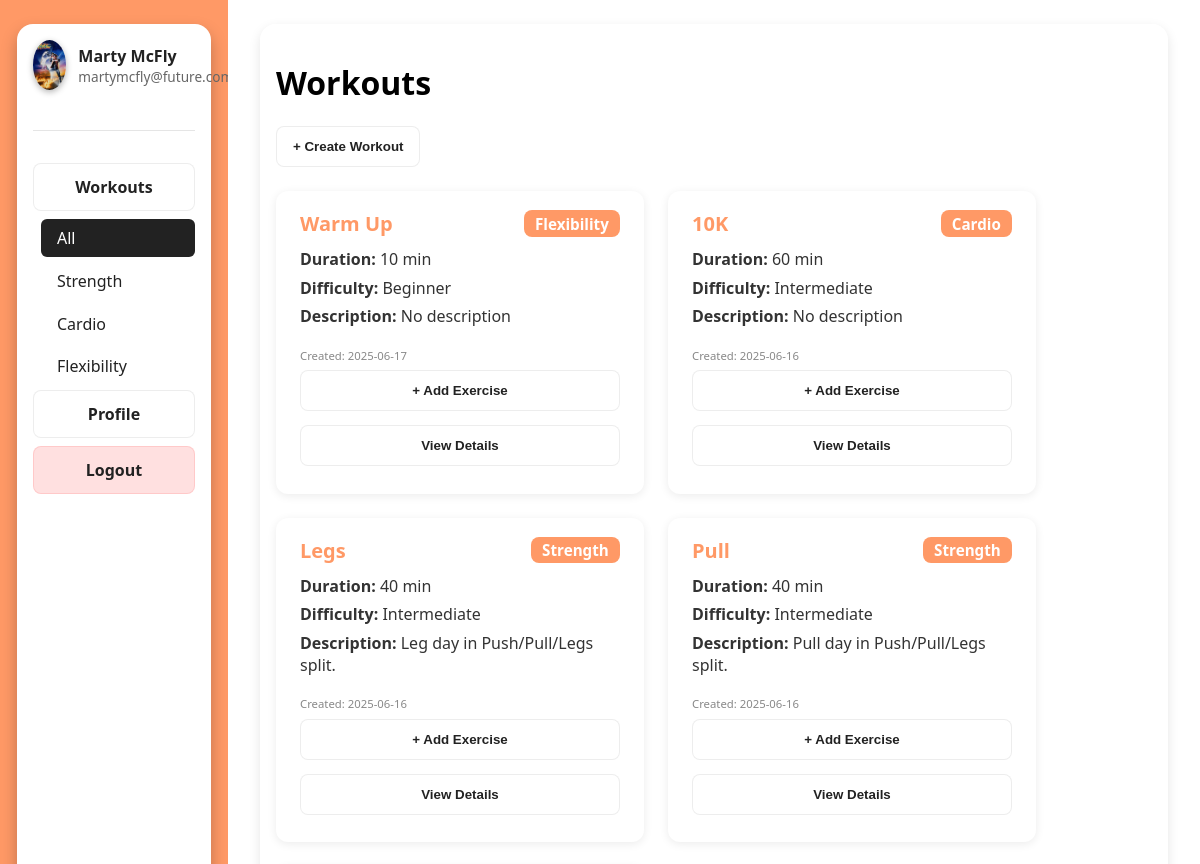
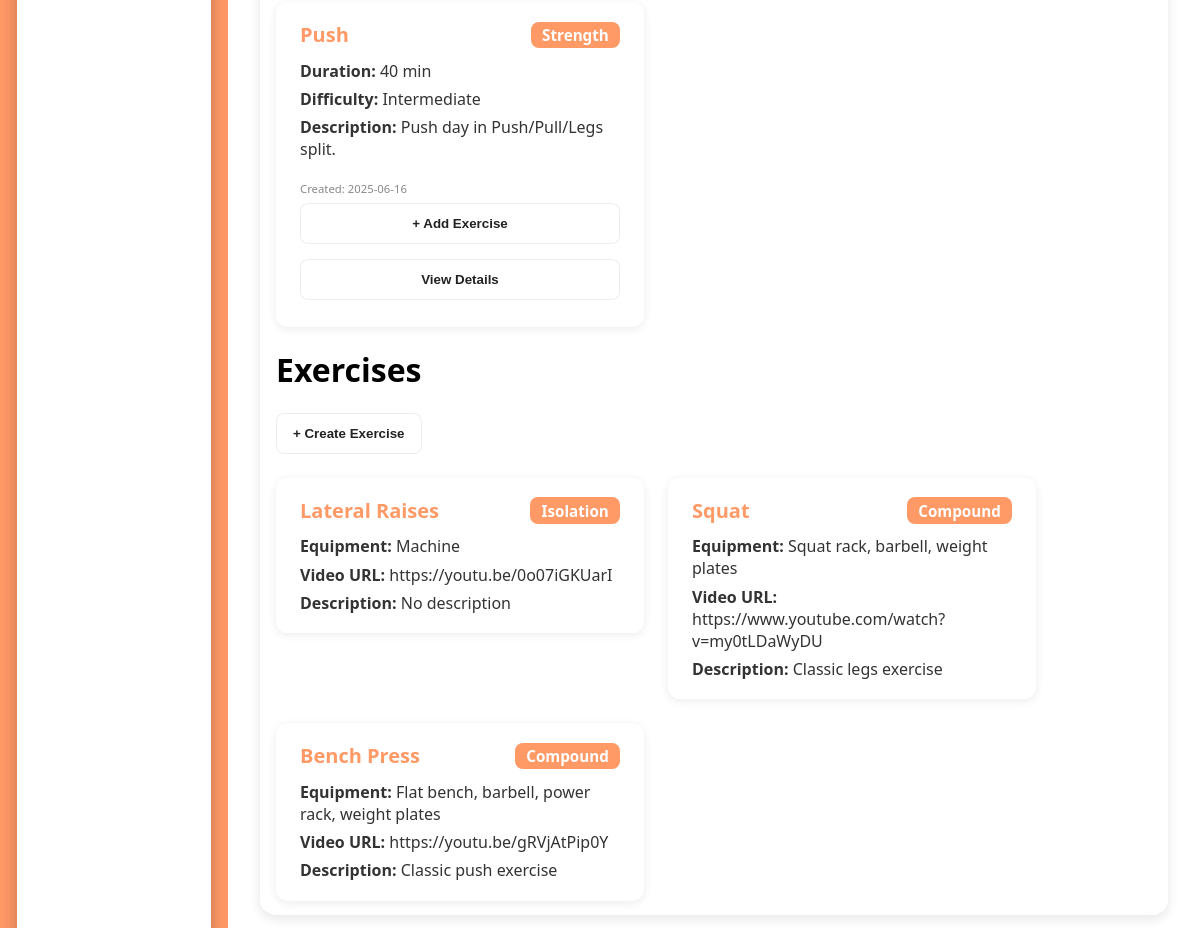
Screenshot of /dashboard/workouts (signed in) with the database file from the repository (2 pictures, top to bottom).
### models.py (models this page shows, shortened)
class User(db.Model, UserMixin):
    __tablename__ = 'users'
    id = db.Column(db.Integer, primary_key=True)
    username = db.Column(db.String(32), unique=True, nullable=False)
    email = db.Column(db.String(128), unique=True, nullable=False)
    password = db.Column(db.String(128), nullable=False)
    role = db.Column(db.String(8), default='user', nullable=False)
    profile_picture = db.Column(db.String(256), nullable=True, default='default.jpg')

class Workout(db.Model):
    __tablename__ = 'workouts'
    id = db.Column(db.Integer, primary_key=True)
    name = db.Column(db.String(32), nullable=False)
    type = db.Column(db.String(16), nullable=False)
    duration = db.Column(db.Integer, nullable=False)
    description = db.Column(db.String(256), nullable=True)
    difficulty = db.Column(db.String(16), nullable=True)
    user_id = db.Column(db.Integer, db.ForeignKey('users.id'), nullable=False)
    user = db.relationship('User', backref=db.backref('workouts', lazy=True))
    created_at = db.Column(db.DateTime, server_default=db.func.now(), nullable=False)
    updated_at = db.Column(db.DateTime, server_default=db.func.now(), onupdate=db.func.now(), nullable=False)

class Exercise(db.Model):
    __tablename__ = 'exercises'
    id = db.Column(db.Integer, primary_key=True)
    name = db.Column(db.String(32), nullable=False)
    description = db.Column(db.String(256), nullable=True)
    video_url = db.Column(db.String(256), nullable=True)
    category = db.Column(db.String(32), nullable=True)
    equipment = db.Column(db.String(64), nullable=True)
    user_id = db.Column(db.Integer, db.ForeignKey('users.id'), nullable=False)
    user = db.relationship('User', backref=db.backref('exercises', lazy=True))

### app.py (the view)
@app.route('/dashboard/workouts')
@login_required
def workouts():
    form = WorkoutForm()
    exercise_form = ExerciseForm()
    workout_type = request.args.get('type')
    query = Workout.query.filter_by(user_id=current_user.id)
    if workout_type:
        query = query.filter_by(type=workout_type)
    user_workouts = query.order_by(Workout.created_at.desc()).all()
    user_exercises = Exercise.query.filter_by(user_id=current_user.id).order_by(Exercise.id.desc()).all()
    return render_template(
        'dashboard.html',
        username=current_user.username,
        email=current_user.email,
        active_section='workouts',
        workout_form=form,
        exercise_form=exercise_form,
        workouts=user_workouts,
        exercises=user_exercises,
        selected_type=workout_type,
        profile_picture=current_user.profile_picture
    )

### app.py (called while the page is built)
@login_manager.user_loader
def load_user(user_id):
    return User.query.get(int(user_id))

### templates/dashboard.html (shortened to what this page needs)
{% extends "base.html" %}
{% block stylesheet %}<link rel="stylesheet" href="/static/css/dash.css">{% endblock %}
{% block content %}
<div class="dashboard">
    <div class="sidebar">
        <div class="sidebar-island">
            <div class="profile-section">
                <img src="{{ url_for('static', filename='assets/' + (profile_picture or 'placeholder.256x256.png')) }}" alt="Profile Photo" class="profile-photo">
                <div class="profile-info">
                    <div class="profile-name">{{ username }}</div>
                    <div class="profile-email">{{ email }}</div>
                </div>
            </div>
            <div class="sidebar-divider"></div>
            <div class="sidebar-buttons">
                <div class="sidebar-dropdown">
                    {% if active_section == 'workouts' %}
                        <div class="sidebar-button dropdown-toggle active" onclick="toggleDropdown()" id="workoutsSidebarBtn">
                            Workouts
                        </div>
                        <div class="dropdown-menu open" id="workoutDropdown">
                            <a href="{{ url_for('workouts') }}"
                               class="dropdown-item{% if not selected_type %} selected{% endif %}"
                               onclick="selectDropdown(event, this)">All</a>
                            <a href="{{ url_for('workouts', type='strength') }}"
                               class="dropdown-item{% if selected_type == 'strength' %} selected{% endif %}"
                               onclick="selectDropdown(event, this)">Strength</a>
                            <a href="{{ url_for('workouts', type='cardio') }}"
                               class="dropdown-item{% if selected_type == 'cardio' %} selected{% endif %}"
                               onclick="selectDropdown(event, this)">Cardio</a>
                            <a href="{{ url_for('workouts', type='flexibility') }}"
                               class="dropdown-item{% if selected_type == 'flexibility' %} selected{% endif %}"
                               onclick="selectDropdown(event, this)">Flexibility</a>
                        </div>
                    {% else %}
                        <a href="{{ url_for('workouts') }}" class="sidebar-button" id="workoutsSidebarBtn">Workouts</a>
                    {% endif %}
                </div>
                <a href="{{ url_for('profile') }}" class="sidebar-button">Profile</a>
                <a href="{{ url_for('logout') }}" class="sidebar-button logout-button">Logout</a>
            </div>
        </div>
    </div>
    <div class="main">
        {% if active_section == 'home' %}
            <h1>Hello {{ username }}!</h1>
            <div class="main-sections">
                <div class="main-card">
                    <h2>Workouts</h2>
                    <p>Here you can track your recent workouts and start new ones.</p>
                </div>
                <div class="main-card">
                    <h2>Stats</h2>
                    <p>Your progress and stats will appear here.</p>
                </div>
            </div>
        {% elif active_section == 'workouts' %}
            <div class="main-sections center-content">
                <div class="workout-section">
                    <h1>Workouts</h1>
                    <button class="sidebar-button open-modal-btn" data-modal="workoutModal">+ Create Workout</button>
                    <div class="workouts-list">
                        {% if workouts %}
                            {% for workout in workouts %}
                                <div class="workout-card">
                                    <div class="workout-card-header">
                                        <h3>{{ workout.name }}</h3>
                                        <span class="workout-type">{{ workout.type|capitalize }}</span>
                                    </div>
                                    <div class="workout-card-body">
                                        <div><strong>Duration:</strong> {{ workout.duration }} min</div>
                                        <div><strong>Difficulty:</strong> {{ workout.difficulty|capitalize or "N/A" }}</div>
                                        <div><strong>Description:</strong> {{ workout.description or "No description" }}</div>
                                        <div class="workout-date"><small>Created: {{ workout.created_at.strftime('%Y-%m-%d') }}</small></div>
                                        <button class="sidebar-button open-add-exercise-modal-btn" data-workout-id="{{ workout.id }}">+ Add Exercise</button>
                                        <button class="sidebar-button open-workout-detail-modal-btn" data-workout-id="{{ workout.id }}">View Details</button>
                                    </div>
                                </div>
                            {% endfor %}
                        {% else %}
                            <p>No workouts yet. Create your first workout!</p>
                        {% endif %}
                    </div>
                    <div class="exercise-section">
                        <h1>Exercises</h1>
                        <button class="sidebar-button open-modal-btn" data-modal="exerciseModal">+ Create Exercise</button>
                        <div class="exercises-list">
                            {% if exercises %}
                                {% for exercise in exercises %}
                                    <div class="exercise-card">
                                        <div class="exercise-card-header">
                                            <h3>{{ exercise.name }}</h3>
                                            <span class="exercise-category">{{ exercise.category|capitalize }}</span>
                                        </div>
                                        <div class="exercise-card-body">
                                            <div><strong>Equipment:</strong> {{ exercise.equipment|capitalize or "N/A" }}</div>
                                            <div><strong>Video URL:</strong> {{ exercise.video_url or "No URL" }}</div>
                                            <div><strong>Description:</strong> {{ exercise.description or "No description" }}</div>
                                        </div>
                                    </div>
                                {% endfor %}
                            {% else %}
                                <p>No exercises yet. Create your first exercise!</p>
                            {% endif %}
                        </div>
                    </div>
                </div>
            </div>
        {% endif %}
    </div>
</div>
{% endblock %}

### templates/base.html (shortened to what this page needs)
<!DOCTYPE html>
<html lang="en">
<head>
    {% block stylesheet %}{% endblock %}
</head>
<body>
    {% block content %}
    {% endblock %}
</body>
</html>

### rows the page displays
User: profile_picture (picture), username "Marty McFly", email "martymcfly@future.com"
Workout: name "Warm Up", type "Flexibility", duration "10", difficulty "Beginner", description "No description", created_at "2025-06-17"
Workout: name "10K", type "Cardio", duration "60", difficulty "Intermediate", description "No description", created_at "2025-06-16"
Workout: name "Legs", type "Strength", duration "40", difficulty "Intermediate", description "Leg day in Push/Pull/Legs split.", created_at "2025-06-16"
Workout: name "Pull", type "Strength", duration "40", difficulty "Intermediate", description "Pull day in Push/Pull/Legs split.", created_at "2025-06-16"
Workout: name "Push", type "Strength", duration "40", difficulty "Intermediate", description "Push day in Push/Pull/Legs split.", created_at "2025-06-16"
Exercise: name "Lateral Raises", category "Isolation", equipment "Machine", video_url "https://youtu.be/0o07iGKUarI", description "No description"
Exercise: name "Squat", category "Compound", equipment "Squat rack, barbell, weight plates", video_url "https://www.youtube.com/watch?v=my0tLDaWyDU", description "Classic legs exercise"
Exercise: name "Bench Press", category "Compound", equipment "Flat bench, barbell, power rack, weight plates", video_url "https://youtu.be/gRVjAtPip0Y", description "Classic push exercise"
